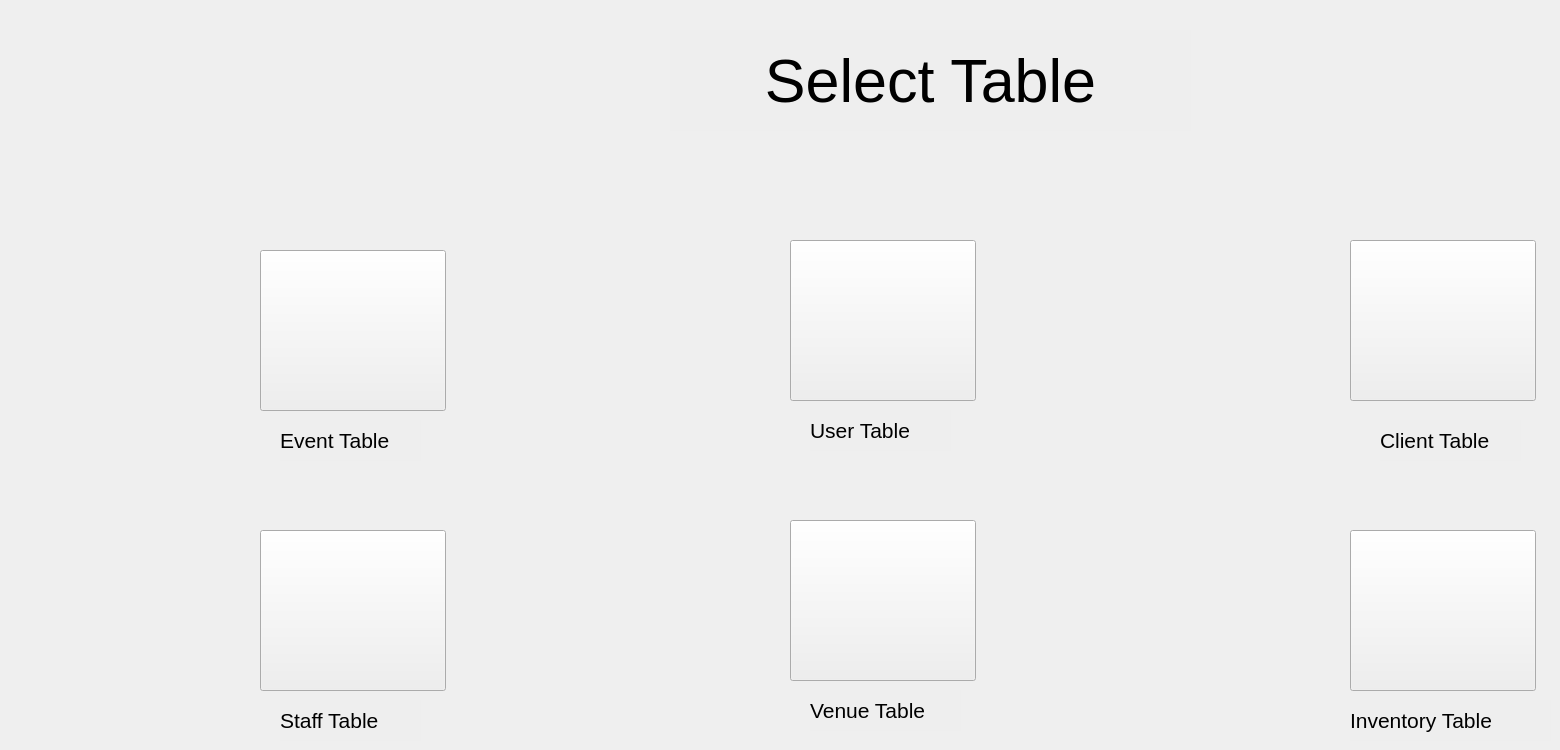
    <widget class="QWidget" name="afterloginforADMIN">
     <widget class="QPushButton" name="admin_login_venuebutton">
      <property name="geometry">
       <rect>
        <x>790</x>
        <y>520</y>
        <width>186</width>
        <height>161</height>
       </rect>
      </property>
      <property name="font">
       <font>
        <pointsize>26</pointsize>
       </font>
      </property>
      <property name="styleSheet">
       <string notr="true">border-image: url(:/venue.png);</string>
      </property>
      <property name="text">
       <string/>
      </property>
     </widget>
     <widget class="QPushButton" name="admin_login_eventbutton">
      <property name="geometry">
       <rect>
        <x>260</x>
        <y>250</y>
        <width>186</width>
        <height>161</height>
       </rect>
      </property>
      <property name="font">
       <font>
        <pointsize>26</pointsize>
       </font>
      </property>
      <property name="styleSheet">
       <string notr="true">border-image: url(:/concert.png);
</string>
      </property>
      <property name="text">
       <string/>
      </property>
     </widget>
     <widget class="QPushButton" name="admin_login_userbutton">
      <property name="geometry">
       <rect>
        <x>790</x>
        <y>240</y>
        <width>186</width>
        <height>161</height>
       </rect>
      </property>
      <property name="font">
       <font>
        <pointsize>26</pointsize>
       </font>
      </property>
      <property name="styleSheet">
       <string notr="true">border-image: url(:/user.png);</string>
      </property>
      <property name="text">
       <string/>
      </property>
     </widget>
     <widget class="QPushButton" name="admin_login_inventorybutton">
      <property name="geometry">
       <rect>
        <x>1350</x>
        <y>530</y>
        <width>186</width>
        <height>161</height>
       </rect>
      </property>
      <property name="font">
       <font>
        <pointsize>26</pointsize>
       </font>
      </property>
      <property name="styleSheet">
       <string notr="true">border-image: url(:/inventory.png);</string>
      </property>
      <property name="text">
       <string/>
      </property>
     </widget>
     <widget class="QPushButton" name="admin_login_staffbutton">
      <property name="geometry">
       <rect>
        <x>260</x>
        <y>530</y>
        <width>186</width>
        <height>161</height>
       </rect>
      </property>
      <property name="font">
       <font>
        <pointsize>26</pointsize>
       </font>
      </property>
      <property name="styleSheet">
       <string notr="true">border-image: url(:/staff.png);</string>
      </property>
      <property name="text">
       <string/>
      </property>
     </widget>
     <widget class="QPushButton" name="admin_login_clientbutton">
      <property name="geometry">
       <rect>
        <x>1350</x>
        <y>240</y>
        <width>186</width>
        <height>161</height>
       </rect>
      </property>
      <property name="font">
       <font>
        <pointsize>26</pointsize>
       </font>
      </property>
      <property name="styleSheet">
       <string notr="true">border-image: url(:/man.png);</string>
      </property>
      <property name="text">
       <string/>
      </property>
     </widget>
     <widget class="QLabel" name="label_2">
      <property name="geometry">
       <rect>
        <x>670</x>
        <y>30</y>
        <width>521</width>
        <height>101</height>
       </rect>
      </property>
      <property name="font">
       <font>
        <pointsize>46</pointsize>
       </font>
      </property>
      <property name="styleSheet">
       <string notr="true">background-color: rgb(128, 128, 128, 0.01);</string>
      </property>
      <property name="text">
       <string>Select Table</string>
      </property>
      <property name="alignment">
       <set>Qt::AlignCenter</set>
      </property>
     </widget>
     <widget class="QLabel" name="label_6">
      <property name="geometry">
       <rect>
        <x>280</x>
        <y>420</y>
        <width>141</width>
        <height>41</height>
       </rect>
      </property>
      <property name="font">
       <font>
        <pointsize>16</pointsize>
       </font>
      </property>
      <property name="styleSheet">
       <string notr="true">background-color: rgb(128, 128, 128, 0.01);</string>
      </property>
      <property name="text">
       <string>Event Table</string>
      </property>
     </widget>
     <widget class="QLabel" name="label_26">
      <property name="geometry">
       <rect>
        <x>280</x>
        <y>700</y>
        <width>141</width>
        <height>41</height>
       </rect>
      </property>
      <property name="font">
       <font>
        <pointsize>16</pointsize>
       </font>
      </property>
      <property name="styleSheet">
       <string notr="true">background-color: rgb(128, 128, 128, 0.01);</string>
      </property>
      <property name="text">
       <string>Staff Table</string>
      </property>
     </widget>
     <widget class="QLabel" name="label_30">
      <property name="geometry">
       <rect>
        <x>810</x>
        <y>690</y>
        <width>151</width>
        <height>41</height>
       </rect>
      </property>
      <property name="font">
       <font>
        <pointsize>16</pointsize>
       </font>
      </property>
      <property name="styleSheet">
       <string notr="true">background-color: rgb(128, 128, 128, 0.01);</string>
      </property>
      <property name="text">
       <string>Venue Table</string>
      </property>
     </widget>
     <widget class="QLabel" name="label_31">
      <property name="geometry">
       <rect>
        <x>810</x>
        <y>410</y>
        <width>141</width>
        <height>41</height>
       </rect>
      </property>
      <property name="font">
       <font>
        <pointsize>16</pointsize>
       </font>
      </property>
      <property name="styleSheet">
       <string notr="true">background-color: rgb(128, 128, 128, 0.01);</string>
      </property>
      <property name="text">
       <string>User Table</string>
      </property>
     </widget>
     <widget class="QLabel" name="label_32">
      <property name="geometry">
       <rect>
        <x>1350</x>
        <y>700</y>
        <width>201</width>
        <height>41</height>
       </rect>
      </property>
      <property name="font">
       <font>
        <pointsize>16</pointsize>
       </font>
      </property>
      <property name="styleSheet">
       <string notr="true">background-color: rgb(128, 128, 128, 0.01);</string>
      </property>
      <property name="text">
       <string>Inventory Table</string>
      </property>
     </widget>
     <widget class="QLabel" name="label_33">
      <property name="geometry">
       <rect>
        <x>1380</x>
        <y>420</y>
        <width>141</width>
        <height>41</height>
       </rect>
      </property>
      <property name="font">
       <font>
        <pointsize>16</pointsize>
       </font>
      </property>
      <property name="styleSheet">
       <string notr="true">background-color: rgb(128, 128, 128, 0.01);</string>
      </property>
      <property name="text">
       <string>Client Table</string>
      </property>
     </widget>
    </widget>
